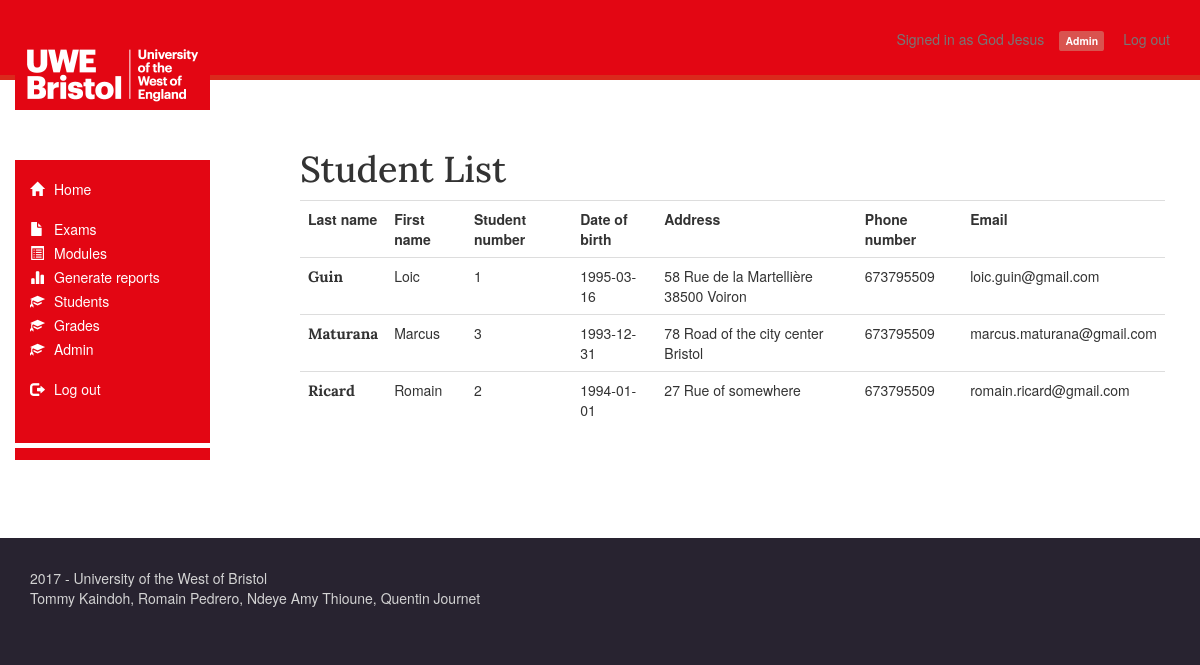
The app's page /?controller=user&action=viewList (signed in) with its own data.
### tables this page shows
CREATE TABLE User (
IDUser INT NOT NULL AUTO_INCREMENT,
FirstName VARCHAR(20) NOT NULL,
LastName VARCHAR(20) NOT NULL,
Birthday DATE NOT NULL,
Address VARCHAR(255),
PhoneNumber INT,
Role VARCHAR(10) CHECK (Role IN ('admin', 'staff', 'student')),
Email VARCHAR(50) NOT NULL UNIQUE,
Password VARCHAR(255) NOT NULL,
PRIMARY KEY (IDUser)
);

### controller/ControllerUser.php (called while the page is built, shortened)
<?php
require_once MODEL . 'Model.php';
require_once MODEL . 'ModelUser.php';
switch ($action)
{
    case "viewList":
    if ($_SESSION['user_role'] === "staff" || $_SESSION['user_role'] === "admin"){
        $view = "staff/listStudent";
        $listStudents = ModelUser::selectAllStudents();
    }
    break;
}
require_once VIEW . "view.php";

### index.php (called while the page is built, shortened)
<?php
$sidebar = true;
require_once MODEL . 'Model.php';
require_once MODEL . 'ModelUser.php';
include_once ROOT . '/controller/dispatcher.php';

### model/ModelUser.php (called while the page is built, shortened)
<?php
class ModelUser extends Model {
    protected static $table = "User";
    public static function selectAllStudents() {
        try {
            $sql = "SELECT * FROM " . static::$table
                 . " WHERE Role = 'student' ORDER BY LastName ASC;";
            $req = self::$pdo->query($sql);
            return $req->fetchAll(PDO::FETCH_OBJ);
        } catch (PDOException $e) {
            echo $e->getMessage();
            die("Error while parsing database " . static::$table);
        }
    }
}
?>

### view/staff/ViewListStudentStaff.php (the view)
<h1>Student List</h1>
<div class="table-responsive">
    <table class="table">
        <tr>
            <th>Last name</th>
            <th>First name</th>
            <th>Student number</th>
            <th>Date of birth</th>
            <th>Address</th>
            <th>Phone number</th>
            <th>Email</th>
        </tr>
        <?php
        foreach ($listStudents as $student) {
            echo "<tr>";
            echo "<td>" . $student->LastName . "</td>";
            echo "<td>" . $student->FirstName . "</td>";
            echo "<td>" . $student->IDUser . "</td>";
            echo "<td>" . $student->Birthday . "</td>";
            echo "<td>" . $student->Address . "</td>";
            echo "<td>" . $student->PhoneNumber . "</td>";
            echo "<td>" . $student->Email . "</td>";
            echo "</tr>";
        }
        ?>
    </table>
</div>

### controller/dispatcher.php (shortened to what this page needs)
<?php
function globalGet($var)
{
    if (isset($_GET[$var]))
    {
        return $_GET[$var];
    }
}
if (!is_null(globalGet('controller')))
    $controller = globalGet('controller');
else
    $controller = "user";
switch ($controller) {
    case "user":
    default:
        require_once "ControllerUser.php";
        break;
}

### view/header.php (shortened to what this page needs)
<!DOCTYPE html PUBLIC "-//W3C//DTD XHTML 1.0 Transitional//EN" "http://www.w3.org/TR/xhtml1/DTD/xhtml1-transitional.dtd">
<html xmlns="http://www.w3.org/1999/xhtml">
    <head>
		<link rel="stylesheet" href="assets/lib/bootstrap/css/bootstrap.min.css" >
		<link rel="stylesheet" href="assets/css/custom.css" >
    </head>
    <body>
	<nav class="navbar navbar-default navbar-fixed-top ">
	  <div class="container-fluid navbar-fixed-top">
	    <div class="navbar-header">
	      <a class="navbar-brand" href=".">
	        <img alt="UWE - Bristol" src="assets/img/uwe-logo.png">
	      </a>
	    </div>
              <?php if (!empty($_SESSION['user_id'])) { ?>
              <p class="navbar-text navbar-right" id="login-info">Signed in as <?php echo $_SESSION['user_fname'] . " " . $_SESSION['user_lname'];?><span class="label label-<?php echo $_SESSION['user_role'] === "student" ? "info" : ($_SESSION['user_role'] === "staff" ? "success" : "danger" );?>"><?php echo ucfirst($_SESSION['user_role']);?></span> <a href="?action=disconnect" class="navbar-link">Log out</a></p>
              <?php } ?>
          </div>
	</nav>
	<?php if ($sidebar) {
            require_once VIEW . "sidebar.php";
        } ?>
	<div class="container-fluid content <?php echo $sidebar ? 'with-sidebar' : '';?>">

### view/sidebar.php
<div class="sidebar">
    <ul>
        <?php if ($_SESSION["user_role"] === "student") {?>
        <li><a href="."><span class="glyphicon glyphicon-home"></span>Home</a></li>
        <li><a href="?controller=exam&action=view"><span class="glyphicon glyphicon-education"></span>View your grades</a></li>
        <li><a href="?controller=exam&action=resit"><span class="glyphicon glyphicon-repeat"></span>Consult resits  </a>
                            <?php if (!$_SESSION['user_paid_resits']) echo $_SESSION['user_number_resits'] ? "<span class='badge'>" . $_SESSION['user_number_resits'] . "</span></li>" : '';?>
        <li><a href="?controller=exam&action=resitfees"><span class="glyphicon glyphicon-piggy-bank"></span>Pay resit fees    </a> </li>
        <li><a href="?controller=user&action=viewDetails"><span class="glyphicon glyphicon-user"></span>Your personnal details </a> </li>
        <?php } else if ($_SESSION["user_role"] === "staff" || $_SESSION["user_role"] === "admin") { ?>
        <li><a href="."><span class="glyphicon glyphicon-home"></span>Home</a></li>
        <li><a href="?controller=examStaff&action=viewExams"><span class="glyphicon glyphicon-file"></span>Exams</a> </li>
        <li><a href="?controller=examStaff&action=viewModule"><span class="glyphicon glyphicon-list-alt"></span>Modules</a> </li>
        <li><a href="?controller=examStaff&action=viewReports"><span class="glyphicon glyphicon-stats"></span>Generate reports </a>
        <li><a href="?controller=user&action=viewList"><span class="glyphicon glyphicon-education"></span>Students </a></li>
        <li><a href="?controller=examStaff&action=viewGrades"><span class="glyphicon glyphicon-education"></span>Grades</a></li>
        <?php } if ($_SESSION["user_role"] === "admin") { ?>
            <li><a href="?controller=user&action=viewList""><span class="glyphicon glyphicon-education"></span>Admin</a></li>
        <?php } ?>
        <li><a href="?action=disconnect"><span class="glyphicon glyphicon-log-out"></span>Log out</a> </li>
    </ul>
</div>

### view/view.php
<?php
require_once VIEW ."header.php";
if (strpos($view, "/"))
{
    require_once VIEW
            . substr($view, 0, strpos($view, "/") + 1)
            . "View"
            . ucfirst(substr($view, strpos($view, "/") + 1))
            . ucfirst(substr($view, 0, strpos($view, "/")))
            . ".php";
}
else {
    require_once VIEW . 'View' . ucfirst($view) . '.php';
}
require_once VIEW ."footer.php";

### view/footer.php (shortened to what this page needs)
</div>
<footer class='row'>
	<div class="col-md-6 col-s-12">
		<p>2017 - University of the West of Bristol<br/>Tommy Kaindoh, Romain Pedrero, Ndeye Amy Thioune, Quentin Journet</p>
	</div>
</footer>
    </body>
</html>

### assets/css/custom.css (style rules this page uses)
html { background-color : #282330; }
h1, h2, h3, h4, h5, h5, .serif, .title { font-family: 'Lora', serif; }
.container-fluid.content { padding : 35px; padding-top : 130px; background-color: white; }
.container-fluid.content.with-sidebar { padding-left : 300px; min-height : 450px; }
.row { padding : 0 15px; }
.glyphicon { margin-right: 10px; }
nav.navbar-default { background-color: #e30613; border : none; border-bottom : 5px solid #da291c; border-radius : 0; height : 80px; }
.navbar-brand { height : 80px; }
nav img { height : 95px; }
.navbar-text { margin-top: 29px; margin-right : 15px; }
nav .label { margin : 0 15px; }
.sidebar { display: inline-block; width: 195px; height: 300px; background-color: rgb(227,6,19); position: fixed; top: 160px; left: 15px; color : white; padding : 15px; }
.sidebar ul { list-style: none; padding-left : 0; }
.sidebar li { margin : 4px 0; width : 100%; }
.sidebar a { color : white; }
.sidebar li:first-child { margin-bottom : 20px; }
.sidebar li:last-child { margin : 20px 0; }
.sidebar:after { display : block; background-color : white; width : 195px; height: 5px; bottom : 12px; left : 0; position : absolute; content : " "; }
footer.row { margin-top : 40px; height : auto; background-color : #282330; width : 100%; color : lightgrey; margin : 55px 0 0 0; }
footer p { margin : 30px 0; }
.table-modules th, td:first-of-type { font-weight: bold; font-size : 15px; font-family: 'Lora', serif; }

### records on screen
user: LastName "Guin", FirstName "Loic", IDUser "1", Birthday "1995-03-16", Address "58 Rue de la Martellière 38500 Voiron", PhoneNumber "673795509", Email "loic.guin@gmail.com"
user: LastName "Maturana", FirstName "Marcus", IDUser "3", Birthday "1993-12-31", Address "78 Road of the city center Bristol", PhoneNumber "673795509", Email "marcus.maturana@gmail.com"
user: LastName "Ricard", FirstName "Romain", IDUser "2", Birthday "1994-01-01", Address "27 Rue of somewhere", PhoneNumber "673795509", Email "romain.ricard@gmail.com"

### other values on screen
$_SESSION['user_fname'] "God"
$_SESSION['user_lname'] "Jesus"
$_SESSION['user_role'] "Admin"
